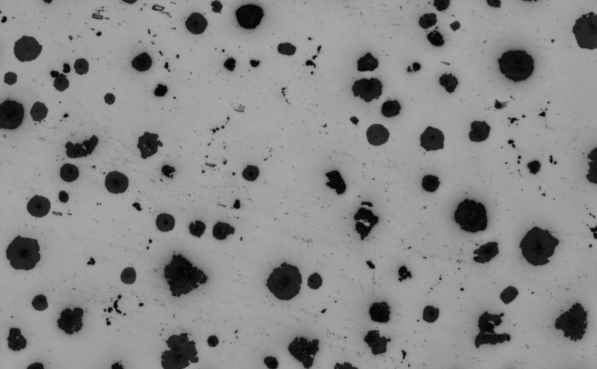
#> input picture images/cast_iron1.tif, 597 x 369 px
$ python tutorial56b_hough_circles.py
#> lines starting #> are read from the running program, lines starting #| are printed output that depends on the picture
#Video Playlist: https://www.youtube.com/playlist?list=PLHae9ggVvqPgyRQQOtENr6hK0m1UquGaG

"""
Measure properties of labeled image regions.


https://scikit-image.org/docs/stable/api/skimage.measure.html#skimage.measure.regionprops
https://docs.opencv.org/2.4/modules/imgproc/doc/feature_detection.html?highlight=houghcircles
"""

import matplotlib.pyplot as plt
import numpy as np
import cv2

# The input image.
img = cv2.imread("images/cast_iron1.tif", 0)
#> img is the input picture: shape (369, 597); min 4, max 168, mean 138.5


img = cv2.medianBlur(img,5)
cimg = cv2.cvtColor(img,cv2.COLOR_GRAY2BGR)

#cv2.HoughCircles(image, method, dp, minDist[, circles[, param1[, param2[, minRadius[, maxRadius]]]]])
#if dp=1 , the accumulator has the same resolution as the input image.
#If dp=2 , the accumulator has half as big width and height.
#minDist – Minimum distance between the centers of the detected circles.
#minRadius – Minimum circle radius.
#maxRadius – Maximum circle radius.

circles = cv2.HoughCircles(img, cv2.HOUGH_GRADIENT, 1, 30,
                            param1=50, param2=12, minRadius=10, maxRadius=20)
#> circles = 31 rows, first 8: [23.5, 252.5, 17.1], [26.5, 48.5, 13.2], [38.5, 205.5, 11.1], [431.5, 139.5, 12.2], [284.5, 281.5, 16.8], [115.5, 182.5, 11.4], [248.5, 15.5, 12.7], [70.5, 320.5, 12.5]

circles = np.uint16(np.around(circles))
#> circles = 31 rows, first 8: [24, 252, 17], [26, 48, 13], [38, 206, 11], [432, 140, 12], [284, 282, 17], [116, 182, 11], [248, 16, 13], [70, 320, 12]
for i in circles[0,:]:
    # draw the outer circle
    cv2.circle(cimg,(i[0],i[1]),i[2],(0,255,0),1)
    # draw the center of the circle
    cv2.circle(cimg,(i[0],i[1]),2,(0,0,255),3)
#> this loop made 31 passes
#> i on passes 1 to 12: [24, 252, 17], [26, 48, 13], [38, 206, 11], [432, 140, 12], [284, 282, 17], [116, 182, 11], [248, 16, 13], [70, 320, 12], [474, 214, 18], [536, 246, 17], [518, 64, 16], [178, 278, 17]
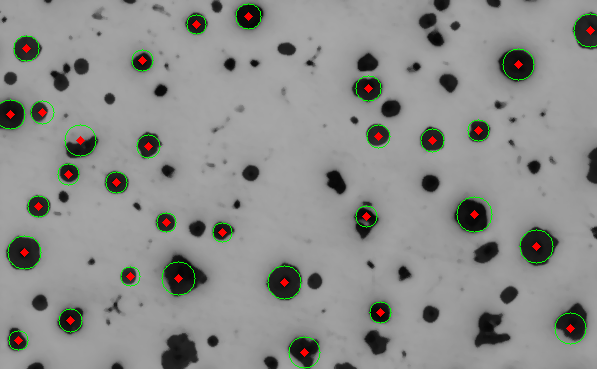
#> cimg: shape (369, 597, 3); mean B, G, R 138.6, 141.1, 140

cv2.imshow('detected circles',cimg)
cv2.waitKey(0)
cv2.destroyAllWindows()
